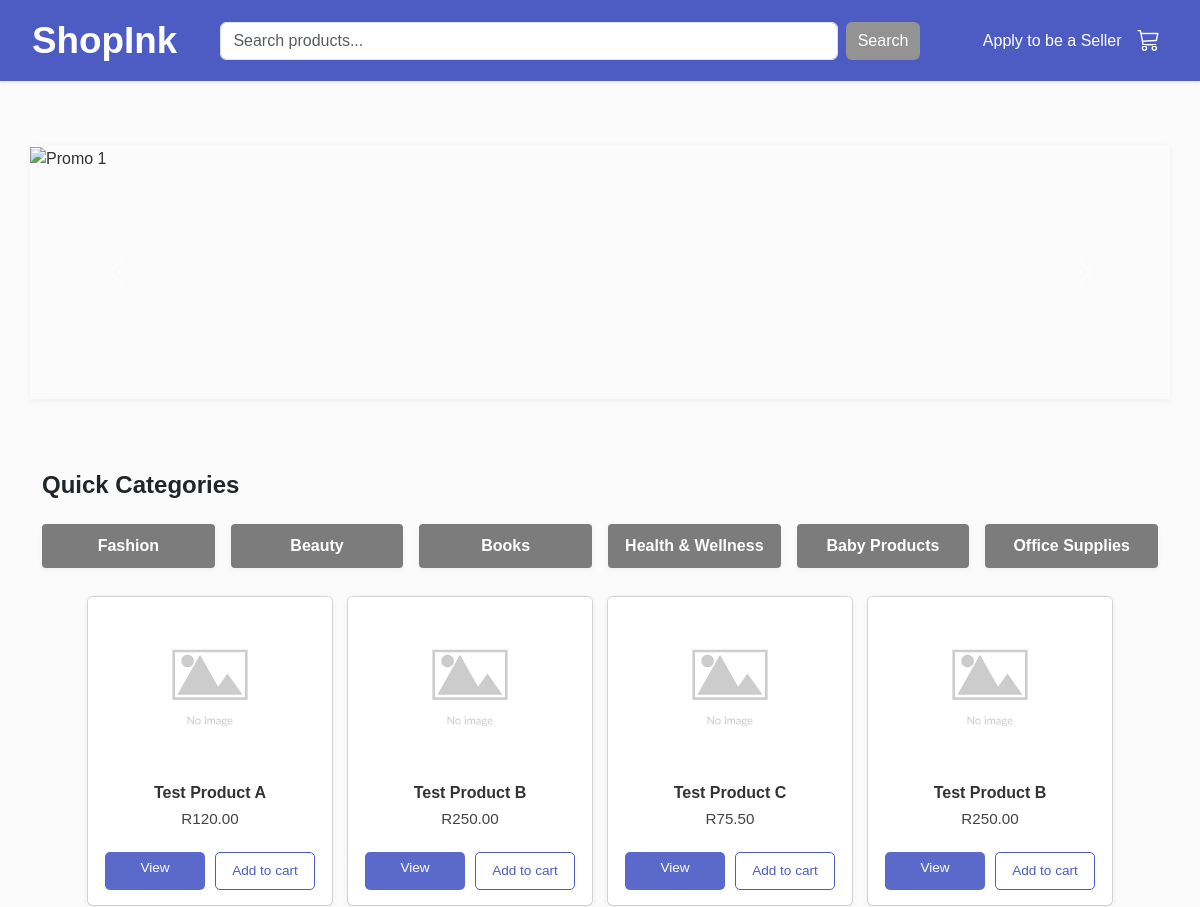
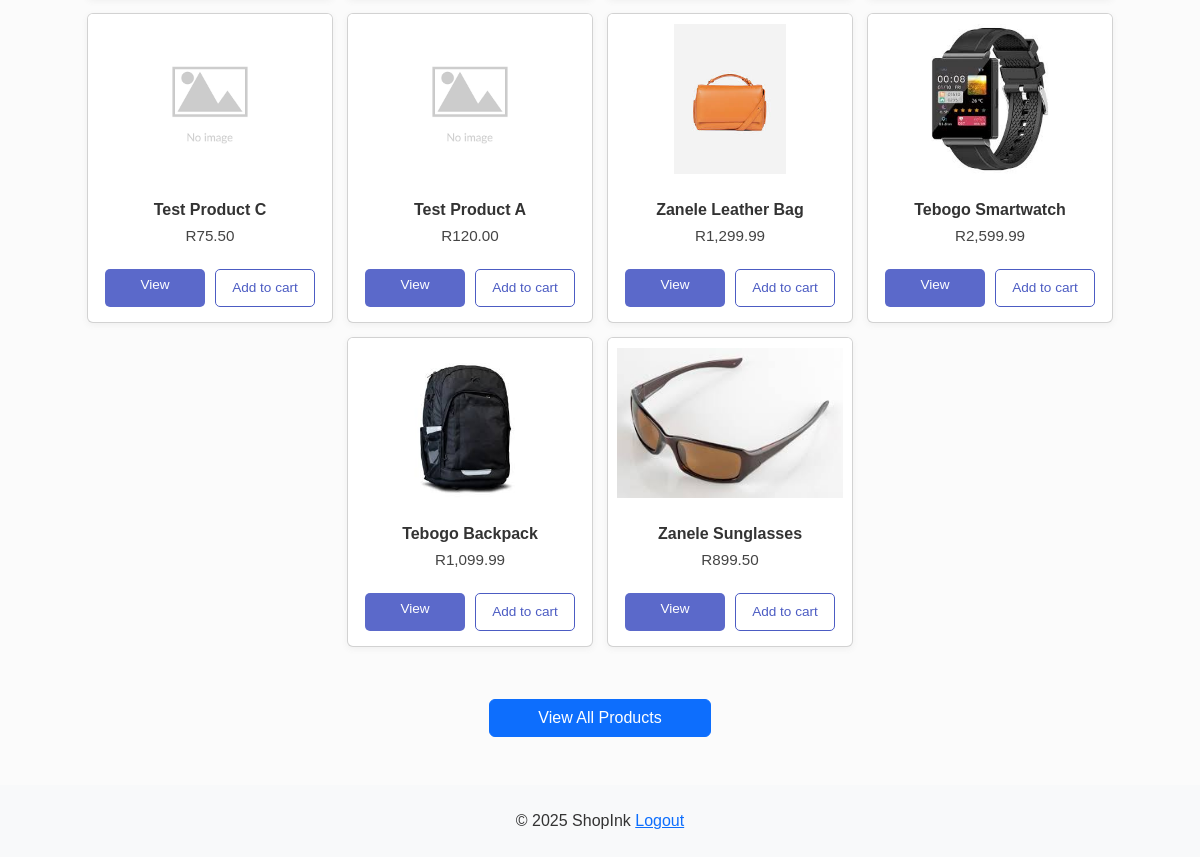
Screenshot of /frontend/user_welcome.php with the database file from the repository (2 pictures, top to bottom).
### tables this page shows
CREATE TABLE `Categories` (
  `category_id` int(11) NOT NULL,
  `name` varchar(100) NOT NULL,
  `description` text DEFAULT NULL
);

CREATE TABLE `Products` (
  `product_id` int(11) NOT NULL,
  `name` varchar(200) NOT NULL,
  `description` text DEFAULT NULL,
  `price` decimal(10,2) NOT NULL,
  `stock_quantity` int(11) NOT NULL DEFAULT 0,
  `category_id` int(11) DEFAULT NULL,
  `image_url` varchar(255) DEFAULT NULL,
  `created_at` timestamp NOT NULL DEFAULT current_timestamp(),
  `seller_id` int(11) DEFAULT NULL,
  `discount_price` decimal(10,2) DEFAULT NULL
);

### frontend/user_welcome.php (the view, shortened to what this page needs)
<?php
include '../database/db.php';
$user_role = $_SESSION['role'] ?? null;
$user_id = $_SESSION['user_id'] ?? null;
$stmt = $pdo->query("SELECT * FROM products ORDER BY created_at DESC LIMIT 10");
$featuredProducts = $stmt->fetchAll();
?>
<!DOCTYPE HTML>
<html lang="en">
<head>
  <link href="https://cdn.jsdelivr.net/npm/bootstrap@5.3.0-alpha1/dist/css/bootstrap.min.css" rel="stylesheet">
  <link href="https://cdn.jsdelivr.net/npm/bootstrap-icons@1.10.5/font/bootstrap-icons.css" rel="stylesheet">
  <link rel="stylesheet" href="../styling/styles/styles.css">
</head>
<body>
  <nav class="navbar navbar-expand-lg navbar-light bg-light shadow-sm py-2">
    <div class="container-fluid">
      <a class="navbar-brand fw-bold text-primary" href="../index.php">ShopInk</a>
      <div class="collapse navbar-collapse" id="mainNavbar">
        <form class="d-flex mx-auto my-2 my-lg-0" method="GET" action="products.php" style="max-width: 700px; width: 100%;">
          <input
            class="form-control me-2"
            type="search"
            name="search"
            placeholder="Search products..."
            aria-label="Search"
            value="<?= htmlspecialchars($_GET['search'] ?? '') ?>">
          <button class="btn btn-outline-primary" type="submit">Search</button>
        </form>
        <ul class="navbar-nav ms-auto align-items-center">
          <?php if ($user_id): ?>
  <li class="nav-item">
    <?php if ($user_role === 'seller'): ?>
      <a class="nav-link" href="dashboard.php">Seller Dashboard</a>
    <?php else: ?>
      <a class="nav-link" href="apply_seller.php">Apply to be a Seller</a>
    <?php endif; ?>
  </li>
<?php else: ?>
  <li class="nav-item">
    <a class="nav-link" href="#" data-bs-toggle="modal" data-bs-target="#authModal">Apply to be a Seller</a>
  </li>
<?php endif; ?>
          <li class="nav-item">
            <a class="nav-link" href="cart.php">
              <i class="bi bi-cart3" style="font-size: 1.4rem;"></i>
            </a>
          </li>
          </ul>
      </div>
    </div>
  </nav>
  <div class="container mt-3">
  <div class="row">
<section class="featured-carousel my-5">
  <div id="shopCarousel" class="carousel slide" data-bs-ride="carousel">
    <div class="carousel-inner">
      <div class="carousel-item active">
        <img src="../styling/images/carasoul1.png" class="d-block w-40" alt="Promo 1">
      </div>
    </div>
    <button class="carousel-control-prev" type="button" data-bs-target="#shopCarousel" data-bs-slide="prev">
      <span class="carousel-control-prev-icon" aria-hidden="true"></span>
    </button>
    <button class="carousel-control-next" type="button" data-bs-target="#shopCarousel" data-bs-slide="next">
      <span class="carousel-control-next-icon" aria-hidden="true"></span>
    </button>
  </div>
</section>
  <section class="quick-categories container my-4">
    <h4 class="mb-4 text-dark">Quick Categories</h4>
    <div class="row justify-content-center gx-3 gy-3">
      <?php
      $quickCategories = $pdo->query("SELECT * FROM Categories ORDER BY RAND() LIMIT 6")->fetchAll();
      foreach ($quickCategories as $cat):
        ?>
        <div class="col-6 col-sm-4 col-md-2">
          <button class="category-tile btn btn-outline-primary w-100"
        data-category-id="<?= $cat['category_id'] ?>">
        <?= htmlspecialchars($cat['name']) ?>
      </button>
        </div>
      <?php endforeach; ?>
    </div>
  </section>
    <div class="col-md-12">
      <div class="products-row">
        <?php foreach ($featuredProducts as $product): ?>
          <?php
            $imageSrc = filter_var($product['image_url'], FILTER_VALIDATE_URL)
              ? $product['image_url']
              : '../styling/images/' . ($product['image_url'] ?? 'default.png');
          ?>
          <div class="card">
            <div class="img-div">
            <img src="<?= $imageSrc ?>" class="product-img" alt="<?= $product['name'] ?>"
              onerror="this.onerror=null;this.src='../styling/images/default.png';">
              </div>
            <div class="card-body">
              <h5 class="card-title"><?= htmlspecialchars($product['name']) ?></h5>
              <p class="card-text">R<?= number_format($product['discount_price'] ?? $product['price'], 2) ?></p>
              <div class="card-buttons">
                <a href="product_detail.php?id=<?= $product['product_id'] ?>" class="btn btn-primary">View</a>
                <form action="cart.php" method="POST" style="display:inline;">
                  <button type="submit" class="btn btn-outline-secondary">Add to cart</button>
                </form>
              </div>
            </div>
          </div>
        <?php endforeach; ?>
      </div>
    </div>
  </div>
</div>
<div class="text-center my-5">
  <a href="products.php" class="btn btn-primary px-5">View All Products</a>
</div>
<footer class="text-center mt-5 py-4 bg-light">
  © 2025 ShopInk <a href="logout.php">Logout</a>
</footer>
</body>
</html>

### styling/styles/styles.css (style rules this page uses)
body { background-color: #fbfbfb; color: #333; font-family: 'Arial', sans-serif; margin: 0; padding: 0; min-height: 100vh; }
h2, h3, h5, h4 { color: #ffffff !important; }
.btn-outline-primary { background-color: #939393; color: white; border: none; }
.navbar, .mainpage-navbar { background-color: #4c5cc3 !important; padding: 10px 20px; min-height: 60px !important; position: sticky; top: 0; z-index: 1000; }
.navbar-brand, .navbar-brand-main { font-weight: bold; color: white !important; font-family: 'Unbounded', sans-serif; }
.navbar-brand { font-size: 2.3rem; }
.nav-link { color: white; font-weight: 500; }
.products-row { display: flex; flex-wrap: wrap; gap: 14px; justify-content: center; padding: 4px; }
.card { width: 246px; background-color: #fff; border-radius: 6px; box-shadow: 0 2px 6px rgba(97, 96, 96, 0.08); display: flex; flex-direction: column; justify-content: space-between; transition: transform 0.2s; padding: 0; height: 310px; overflow: hidden; }
.product-img { width: 100%; height: 150px; object-fit: contain; display: block; margin: 10px auto; background-color: white; }
.card-body { display: flex; flex-direction: column; justify-content: space-between; text-align: center; padding: 10px 10px 15px; height: 100%; }
.card-title { font-size: 1rem; font-weight: 600; margin-bottom: 6px; margin-top: 6px; overflow: hidden; color: #333 !important; text-overflow: ellipsis; white-space: nowrap; }
.card-text { font-size: 0.95rem; color: #444; margin-bottom: 10px; }
.card-buttons { display: flex; justify-content: center; gap: 10px; margin-top: auto; }
.card-buttons .btn { font-size: 0.85rem; padding: 6px 12px; border-radius: 5px; width: 100px; min-height: 38px; }
.card-buttons .btn-primary { background-color: #5b69ca; border: none; color: white; }
.card-buttons .btn-outline-secondary { background-color: transparent; color: #4c5cc3; border: 1px solid #4c5cc3; }
.img-div { background-color: #ffffff; }
.quick-categories h4 { font-weight: 600; font-size: 1.5rem; color: #333; }
.category-tile { display: block; padding: 10px; width: 100%; background: #7c7c7c; text-align: center; border-radius: 4px; font-weight: 600; color: #ffffff; transition: all 0.3s ease; box-shadow: 0 2px 6px rgba(0, 0, 0, 0.05); text-decoration: none; }
.featured-carousel { max-width: 1200px; margin: 0 auto; padding: 2px 0; box-shadow: 0 2px 6px rgba(97, 96, 96, 0.08); }
.carousel-item img { width: 100%; height: 250px; object-fit: cover; }

### rows the page displays
categories: name "Fashion"
categories: name "Beauty"
categories: name "Books"
categories: name "Health & Wellness"
categories: name "Baby Products"
categories: name "Office Supplies"
products: image_url (placeholder picture), name "Test Product A", price "120.00"
products: image_url (placeholder picture), name "Test Product B", price "250.00"
products: image_url (placeholder picture), name "Test Product C", price "75.50"
products: image_url (placeholder picture), name "Test Product B", price "250.00"
products: image_url (placeholder picture), name "Test Product C", price "75.50"
products: image_url (placeholder picture), name "Test Product A", price "120.00"
products: image_url (picture), name "Zanele Leather Bag", discount_price+price "1,299.99"
products: image_url (picture), name "Tebogo Smartwatch", discount_price+price "2,599.99"
products: image_url (picture), name "Tebogo Backpack", discount_price+price "1,099.99"
products: image_url (picture), name "Zanele Sunglasses", price "899.50"
